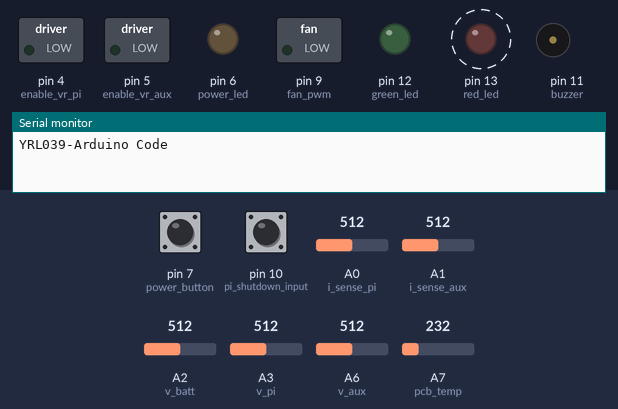
A sketch run on a simulated Arduino Nano, built with avr-gcc and run on an emulated ATmega328P. On the bench: switched loads named in the sketch (green lamp = pin HIGH), output pins drawn as LEDs (lit = HIGH), buzzer (waves = sounding), the last lines printed to the serial monitor. Dashed ring = blinking. The inputs (shaded band) are chosen by the test bench; at power-on: pin 7 (power_button) HIGH, A2 (v_batt) = 512, pin 10 (pi_shutdown_input) HIGH, A0 (i_sense_pi) = 512, A1 (i_sense_aux) = 512, A3 (v_pi) = 512, A6 (v_aux) = 512, A7 (pcb_temp) = 232.

Above: at 1.4 s.
1.5 s: pin 7 (power_button) pulled LOW for 0.15 s
At 2.1 s:
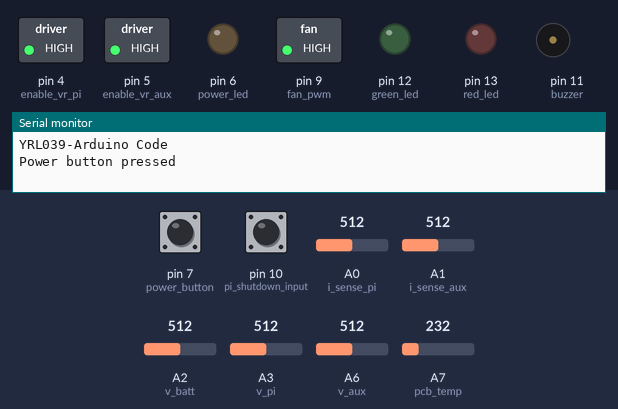
At 2.8 s:
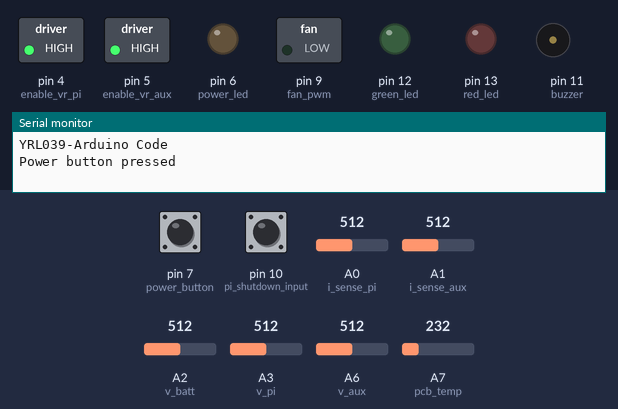
4.5 s: A2 (v_batt) set to 501
7.5 s: A2 (v_batt) set to 485
At 7.86 s:
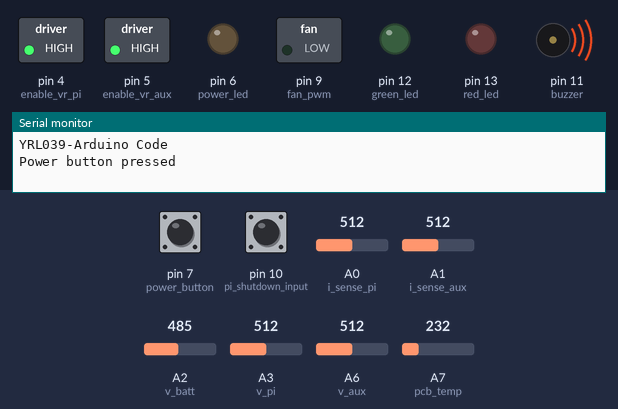
Timing chart, 0 to 16.5 s (numbered marks = the images above; inputs shaded):
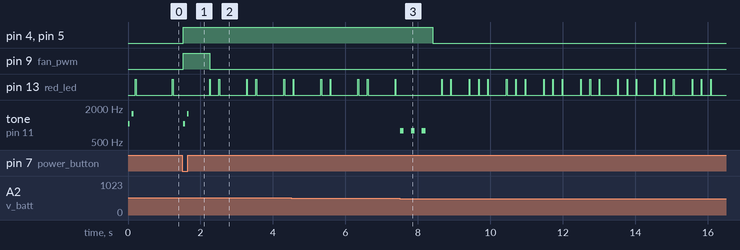

Measured:
- the behaviour switches between 494 and 493 on A2 (v_batt) (found by bisection; images 2 and 3)
- after the input at 1.5 s, pin 4 (enable_vr_pi), pin 5 (enable_vr_aux): LOW → HIGH at once; pin 9 (fan_pwm): LOW → HIGH at once, → LOW 0.72 s later; tone on pin 11 (buzzer): silent → 1047 Hz at once, → silent 0.05 s later, → 1568 Hz 0.05 s later, → silent 0.05 s later
- after the input at 7.5 s, pin 4 (enable_vr_pi), pin 5 (enable_vr_aux): HIGH → LOW after 0.91 s; tone on pin 11 (buzzer): alternates 784 Hz for 0.10 s and silent for 0.20 s, 6 changes in all, then stays silent, starting at once
- by itself, pin 13 (red_led): repeats every 1.0 s: LOW 0.24 s, HIGH 0.02 s, LOW 0.50 s, HIGH 0.02 s, LOW 0.24 s, HIGH 0.02 s

The sketch:

yrl039_arduino.ino
```cpp
// (licence header left out)
#include "yrl039.h"

void setup(){yrl039_setup();}
void loop() {yrl039_loop();}
```

comms.cpp
```cpp
// (licence header left out)
#include "yrl039.h"

//Serial variables
const byte numChars = 32;  //Size of serial string buffer (-1)
char received[numChars];  //Stores the received serial data
char i2c_received[numChars];
char i2c_received_length = 0;
char i2c_register;
boolean new_i2c_data = false;
boolean non_displayed_i2c_data = false;

boolean new_data = false;
int parsed_value = 0;

void i2c_receive_event(int howMany) {
  //static byte ndx = 0;
  byte ndx = 0;
  i2c_register = Wire.read();
  if (howMany > 1) {
    while (Wire.available()) { // loop through all but the last
      i2c_received[ndx] = Wire.read();
      ndx++;
    }
  }
  i2c_received_length = ndx;
  new_i2c_data = true;
  non_displayed_i2c_data = true;
  switch (i2c_register) {

    case 7:
      if (i2c_received_length == 2) {
        //        int speed1 = ((int)i2c_received[0]+128) << 1;
        //        int speed2 = ((int)i2c_received[1]+128) << 1;
        //        if(speed1 > 255) speed1 = speed1 - 512;
        //        if(speed2 > 255) speed2 = speed2 - 512;
        //        set_motor_speeds(speed1,speed2);
        //        Serial.print("M1:");
        //        Serial.print(speed1);
        //        Serial.print(" M2:");
        //        Serial.println(speed2);
        //      }
        break;
      };
  }
}

void process_i2c_data() {
  //  if (non_displayed_i2c_data) {
  //
  //    }
  //    Serial.print("I2C Receive - ");
  //    Serial.print(i2c_register, HEX);
  //    if (i2c_received_length == 0) {
  //      Serial.println(" - No data");
  //    } else {
  //      Serial.print(" - ");
  //      Serial.print(i2c_received_length, HEX);
  //      Serial.print(" [0x");
  //      for (byte i = 0; i < i2c_received_length; i++) {
  //        Serial.print(i2c_received[i], HEX);
  //        if (i + 1 < i2c_received_length) {
  //          Serial.print(",0x");
  //        }
  //      }
  //      Serial.println("]");
  //    }
  //  }
  non_displayed_i2c_data = false;
}

void write_int16_t(int16_t value) {
  byte m_array[2];
  m_array[0] = (value >> 8) & 0xFF;
  m_array[1] = value & 0xFF;
  Wire.write(m_array, 2);
}

void write_int32_t(int32_t value) {
  byte m_array[4];
  m_array[0] = (value >> 24) & 0xFF;
  m_array[1] = (value >> 16) & 0xFF;
  m_array[2] = (value >> 8) & 0xFF;
  m_array[3] = value & 0xFF;
  Wire.write(m_array, 4);
}

void i2c_request_event() {
  if (!new_i2c_data || i2c_received_length > 0) {
    Serial.println("Invalid i2c request");
  } else {
    switch (i2c_register) {
      case 0: Wire.write("yrl039"); break;
      case 1: write_int16_t(stored_adc_value[0]); break;      //Multiple by 0.0172 for V
      case 2: write_int16_t(stored_adc_value[1]); break;        //Multiple by 0.00539 for V
      case 3: write_int16_t(stored_adc_value[2]); break;       //Multiple by 0.00539 for V
      case 4: write_int16_t(stored_adc_value[3]); break;  //Multiple by 0.0043 for I
      case 5: write_int16_t(stored_adc_value[4]); break; //Multiple by 0.0043 for I
      case 6: write_int16_t(stored_adc_value[5]); break;    //Subtract 395 then multiply by 0.171875 for C
      case 8: //Compact all readings into 8-byte data block
              unsigned long stat_block_0 = ((unsigned long) stored_adc_value[0] << 22) + ((unsigned long) stored_adc_value[1] << 12) + (stored_adc_value[2] << 2);
              unsigned long stat_block_1 = ((unsigned long) stored_adc_value[3] << 22) + ((unsigned long) stored_adc_value[4] << 12) + (stored_adc_value[5] << 2);
              byte w_array[8];
              w_array[0] = (stat_block_0 >> 24) & 0xFF;
              w_array[1] = (stat_block_0 >> 16) & 0xFF;
              w_array[2] = (stat_block_0 >> 8) & 0xFF;
              w_array[3] = (stat_block_0) & 0xFF;
              w_array[4] = (stat_block_1 >> 24) & 0xFF;
              w_array[5] = (stat_block_1 >> 16) & 0xFF;
              w_array[6] = (stat_block_1 >> 8) & 0xFF;
              w_array[7] = (stat_block_1) & 0xFF;
              Wire.write(w_array,8);
              break;
    }
    new_i2c_data = false;
  }
}

void check_serial_for_data() {
  static byte ndx = 0;
  char endMarker = '\n';
  char rc;
  while (Serial.available() > 0 && new_data == false) {
    rc = Serial.read();
    if (rc != endMarker) {
      received[ndx] = rc;
      ndx++;
      if (ndx >= numChars) {
        ndx = numChars - 1;
      }
    }
    else {
      received[ndx] = '\0'; // terminate the string
      ndx = 0;
      new_data = true;
      Serial.print("Data received:");
      Serial.println(received);
    }
  }
}

boolean parse_integer_from_serial(int low_limit, int high_limit) {
  char * submessage = received + 1;
  int value;
  value = atoi (submessage); //Read integer from string [note this will like return 0 for invalid strings]
  if (value <= high_limit && value >= low_limit) {
    parsed_value = value;
    return true;
  }
  return false;
}

void process_serial_data() {
  if (new_data == true) {
    Serial.println("Received");
    boolean ok = true;
    boolean show_value = true;
    switch (received[0])
    {
      case 't': if (parse_integer_from_serial(30, 10000)) tone(buzzer, parsed_value); else ok = false; break;
      case 'y': noTone(buzzer); show_value = false; break;
      default: ok = false;
    }

    /**
       Serial commands:
       t [30 to 10000]: Play a tone at given frequency
       y [-----------]: Stop playing tone
    */

    if (debug) {
      if (ok) {
        Serial.print(F("Message: "));
        Serial.print(received[0]);
        if (show_value)Serial.print(parsed_value);
        Serial.println();
      } else {
        Serial.print(F("ERROR: Invalid message "));
        Serial.println(received);
      }
    }
    new_data = false;
  }
}
```

comms.h
```cpp
// (licence header left out)
#ifndef COMMS_H
#define COMMS_H

#include "yrl039.h"

void write_int16_t(int16_t value);
void write_int32_t(int32_t value);
void i2c_request_event(void);
void i2c_receive_event(int howMany);
void check_serial_for_data(void);
void process_serial_data(void);
void process_i2c_data(void);
boolean parse_integer_from_serial(int low_limit, int high_limit);

#endif
```

piezo.cpp
```cpp
// (licence header left out)
#include "yrl039.h"

/**
*  Play a quick intro of the Mario theme
*/
void play_mario() {
  //[E5 E5 E5 C5 E5 G5 G4]
  //  static int mario[7][3] = {{660,70,100},{660,70,200},{660,70,200},{523,70,66},{660,70,200},{784,70,350},{392,70,400}};
  static int mario[7][3] = {{1320, 70, 100}, {1320, 70, 200}, {1320, 70, 200}, {1046, 70, 66}, {1320, 70, 200}, {1568, 70, 350}, {784, 70, 400}};
  for (int i = 0; i < 7; i++) {
    tone(buzzer, mario[i][0], mario[i][1]);
    delay(mario[i][2]);
  }
}

/**
*  Play a upward [positive=true] or downward short 2-note chime
*/
void chime(boolean positive) {
  tone(buzzer, 1047, 50);
  delay(100);
  if (positive) tone(buzzer, 1568, 50);
  else tone(buzzer, 784, 50);
  delay(100);
}

/**
*  Play a short 3-note alert chime
*/
void alert() {
  tone(buzzer, 784, 100);
  delay(300);
  tone(buzzer, 784, 100);
  delay(300);
  tone(buzzer, 784, 100);
  delay(300);
}
```

piezo.h
```cpp
// (licence header left out)
#ifndef PIEZO_H
#define PIEZO_H

#include "yrl039.h"

void play_mario(void);
void chime(boolean positive);
void alert(void);

#endif
```

yrl039.cpp
```cpp
// (licence header left out)
#include "yrl039.h"

unsigned long startMillis;

int power_state = POWER_OFF;
int forced_shutdown_count = 0;
float fan_speed = 0;
boolean power_button_held = false;
boolean log_updated = false;
boolean fan_speed_set = false;
boolean fan_speed_override = false;
boolean force_shutdown = false;
boolean forced_shutdown_checked = false;
int stored_adc_value [6];
int adc_cycle = 0;

void check_for_shutdown() {
  //Pin pi_shutdown_input will be HIGH unless shutdown has been triggered on Pi
  if (force_shutdown || digitalRead(pi_shutdown_input) == LOW) {
    if (use_serial)Serial.println(F("Shutdown pin LOW: Switching off regulator"));
    chime(false);
    disable_vregs();
    delay(2000);
    power_state = POWER_OFF;
    force_shutdown = false;
  }
}

void setPwmFrequency(int divisor) {
  byte mode;
  switch (divisor) {
    case 1: mode = 0x01; break;
    case 8: mode = 0x02; break;
    case 64: mode = 0x03; break;
    case 256: mode = 0x04; break;
    case 1024: mode = 0x05; break;
    default: return;
  }
  TCCR1B = TCCR1B & 0b11111000 | mode;
}

void enable_vregs() {
  digitalWrite(enable_vr_aux, HIGH);
  delay(10);
  digitalWrite(enable_vr_pi, HIGH);
}

void disable_vregs() {
  digitalWrite(enable_vr_pi, LOW);
  delay(2);
  digitalWrite(enable_vr_aux, LOW);
  fan_speed_override = false;
}

/**
   Compare battery voltage to battery_critical reference.  If it is below, do a quick chime, force main V.reg off, enter an endless
   loop blocking booting [in order to boot, the Arduino will need to be reset, but this would generally happen anyway as the battery
   would be changed].  This state shouldn't really be reached as the R-Pi has its own battery monitoring and should shutdown at an
   earlier point.  A reference voltage of around 8.5V is probably a safe choice for use with 3-cell Li-Po batteries.
*/
boolean check_battery() {
  if (stored_adc_value[0] < battery_critical_voltage) {
    //Wait 10mS and check again
    if (use_serial){
      Serial.print(F("Battery voltage reports critically low:"));
      Serial.println(get_battery_voltage());
    }
    delay(10);
    stored_adc_value[0] = analogRead(v_batt);
    if (stored_adc_value[0] < battery_critical_voltage) {
      power_state = BATTERY_FLAT;
      if (use_serial)Serial.println(F("Switching off regulator"));
      alert();
      disable_vregs();
      return false;
    }
  }
  return true;
}

/**
   Sets fan to given float percentage (0=off, 1.0=max speed).  Uses offset of 35/255
*/
void set_fan_speed(float pct_speed) {
  float adj_speed = pct_speed * 220 + 35;
  int speed = (int) adj_speed;
  if (speed < 0) speed = 0;
  if (speed > 255) speed = 255;
  analogWrite(fan_pwm, speed);
  fan_speed_set = true;
}


/**
   Sets fan to given int value (0=off, 220 = max speed)
*/
void set_int_speed(int int_speed) {
  int speed = int_speed + 35;
  if (speed < 0) speed = 0;
  if (speed > 255) speed = 255;
  analogWrite(fan_pwm, speed);
  fan_speed_set = true;
}


void yrl039_setup() {
  // Setup serial console
  Serial.begin(115200);
  Serial.println(F("YRL039-Arduino Code"));
  analogReference(INTERNAL);  //Set ADC to 1.1V

  // Setup power supplies
  pinMode(enable_vr_pi, OUTPUT);
  pinMode(enable_vr_aux, OUTPUT);
  disable_vregs();

  // Setup fan PWM
  setPwmFrequency(1);
  pinMode(fan_pwm, OUTPUT);
  analogWrite(fan_pwm , 0);

  // Setup LEDs
  pinMode(power_led, OUTPUT);
  pinMode(red_led, OUTPUT);
  pinMode(green_led, OUTPUT);
  pinMode(pi_shutdown_input, INPUT_PULLUP);
  pinMode(power_button, INPUT_PULLUP);

  power_state = POWER_OFF;
  stored_adc_value[0] = analogRead(v_batt);
  if (check_battery())chime(true);

  if (use_i2c) {
    Wire.begin(i2c_slave_address);
    Wire.onRequest(i2c_request_event);
    Wire.onReceive(i2c_receive_event);
  }
  startMillis = millis();
}


void yrl039_loop() {
  unsigned long currentMillis = millis() - startMillis;
  if (currentMillis > 1024) currentMillis = currentMillis % 1024;  //Check this against optimsed code!
  switch(adc_cycle){
    case 0: stored_adc_value[0] = analogRead(v_batt);break;
    case 1: stored_adc_value[1] = analogRead(v_pi);break;
    case 2: stored_adc_value[2] = analogRead(v_aux);break;
    case 3: stored_adc_value[3] = analogRead(i_sense_pi);break;
    case 4: stored_adc_value[4] = analogRead(i_sense_aux);break;
    case 5: stored_adc_value[5] = analogRead(pcb_temp); break;
  }

  adc_cycle ++;
  if(adc_cycle > 5) adc_cycle = 0;

  //Check for serial data and print log info
  if (use_serial) {
    check_serial_for_data();
    process_serial_data();
    //If logSerialData flag is true in yrl039.h then print out a voltage\current status line over the serial bus every cycle [irrespective of operating state].  Serial bus only relevant when programming board [eg yrl030] is being used.
    if (logSerialData) {
      if (!log_updated) {
        if (currentMillis % 100 < 5) {
          printout_values();
        }
      } else {
        if (currentMillis % 100 > 5) {
          log_updated = false;
        }
      }
    }
  }

  //Check for I2C data
  if (use_i2c) process_i2c_data();

  switch (power_state) {
    case POWER_OFF:
      //In POWER_OFF state we have the VR disabled; check power button. Blink for 20ms, once a second
      if (digitalRead(red_led)) {
        if (currentMillis > 20) digitalWrite(red_led, 0);
      } else if (currentMillis < 21) digitalWrite(red_led, 1);
      if (digitalRead(power_button) == LOW) {
        Serial.println("Power button pressed");
        delay(20);
        if (check_battery()) {
          power_state = POWER_ON;
          enable_vregs();
          set_fan_speed(1);  // Turn fan on at max output on switch-on
          chime(true);
        }
      }
      break;

    case POWER_ON:
      //Check for forced shutdown
      if (currentMillis < 900) {
        if (!forced_shutdown_checked) {
          power_button_held = !(digitalRead(power_button));
          forced_shutdown_checked = true;
        }
      } else {
        if (forced_shutdown_checked) {
          if (power_button_held)forced_shutdown_count++;
          else forced_shutdown_count = 0;
          if (forced_shutdown_count == 4) force_shutdown = true;
          forced_shutdown_checked = false;
        }
      }
      //Set fan speed (once a second)
      if (!fan_speed_override) {
        if (currentMillis < 20) {
          if (!fan_speed_set) {
            //Original method - read temperature and use FP arithmetic
            //float target_speed = (get_temperature() - pcb_fan_on_temperature) / pcb_fan_temperature_range;
            //set_fan_speed(target_speed);  //Function has bounds checking+flag setting

            //Revised method using ints and stored value.
            //Target speed wants to be zero at (and below) ~ 25C
            //and maximum speed at 40C
            //25C = 580mV [540 adc value]
            //40C = 674mV [628 adc value]
            //So approximate stored_adc_value - threshold[540] * 3
            int target_speed = (stored_adc_value[5] - fan_on_threshold) * 3;
            set_int_speed(target_speed);
          }
        } else fan_speed_set = false;
      }
      //Show heartbeat on RED led (2x20mS long flashes each ~250ms, then off for half a second)
      if (currentMillis < 512) {
        if (digitalRead(red_led)) {
          if (currentMillis % 256 > 20) digitalWrite(red_led, 0);
        } else if (currentMillis % 256 < 21) digitalWrite(red_led, 1);
      }
      check_battery();
      check_for_shutdown();
      break;
    case BATTERY_FLAT:
      if (currentMillis < 768) {
        if (digitalRead(red_led)) {
          if (currentMillis % 256 > 15) digitalWrite(red_led, 0);
        } else if (currentMillis % 256 < 16) digitalWrite(red_led, 1);
      }
      break;
  }
}

/**
  Return the battery voltage.  10 bit ADC, 1.1V = 1023.  [12V = 698] Bat_ref uses 1500K:100K PD:
*/
float get_battery_voltage() {
  return stored_adc_value[0] * 0.0172f;
}

/**
   Return the Pi voltage.  10 bit ADC, 1.1V = 1023.  [5V=927] 5V_ref uses 402K:100K PD:
*/
float get_pi_voltage() {
  return stored_adc_value[1] * 0.00539f;
}

/**
   Return the Aux voltage.  10 bit ADC, 1.1V = 1023. [5V=927] 5V_ref uses 402K:100K PD:
*/
float get_aux_voltage() {
  return stored_adc_value[2] * 0.00539f;
}

/**
   Return the Pi current.  10 bit ADC, 1.1V = 1023.  50x gain, 5mOhm res, 1A = 233.  Theoretical max = 4.3989A
*/
float get_pi_current() {
  return stored_adc_value[3] * 0.0043f;
}

/**
   Return the Aux current. 10 bit ADC, 1.1V = 1023.  50x gain, 5mOhm res, 1A = 233.  Theoretical max = 4.3989A
*/
float get_aux_current() {
  return stored_adc_value[4] * 0.0043f;
}

/**
   Return the temperature [TC1046].  0C=395. 6.25mV/C slope. 10 bit ADC, 1.1 = 1023.
*/
float get_temperature() {
  return (stored_adc_value[5] - 395) * 0.171875f;
}

void printout_values() {
  Serial.print(F("Vin:"));
  Serial.print(get_battery_voltage());
  Serial.print(F(" Vaux:"));
  Serial.print(get_aux_voltage());
  Serial.print(F(" Iaux:"));
  Serial.print(get_aux_current());
  Serial.print(F(" Vpi:"));
  Serial.print(get_pi_voltage());
  Serial.print(F(" Ipi:"));
  Serial.print(get_pi_current());
  Serial.print(F(" Temp:"));
  Serial.println(get_temperature());
  log_updated = true;
}
```

yrl039.h
```cpp
#ifndef YRL039_H
#define YRL039_H

#include <Wire.h>
#include <Math.h>
#include <stdio.h>
#include <stdlib.h>
#include <string.h>
#include "Arduino.h"
#include "comms.h"
#include "piezo.h"

const boolean debug = true;
const boolean logSerialData = false;
const boolean use_serial = false;
const boolean use_i2c = true;

extern int stored_adc_value [6];

const int i2c_slave_address = 0x39;
const int power_good_pi = 2;
const int power_good_aux = 3;
const int enable_vr_pi = 4;
const int enable_vr_aux = 5;
const int power_led = 6;
const int power_button = 7;
const int i_sense_pi = A0;
const int i_sense_aux = A1;
const int v_batt = A2;
const int v_pi = A3;
const int v_aux = A6;
const int pcb_temp = A7;
const int fan_pwm = 9;
const int pi_shutdown_input = 10;
const int buzzer = 11;
const int green_led = 12;
const int red_led = 13;

const int battery_critical_voltage = 494;  //Below this voltage [approx 8.5V], hard-shutdown V.reg.
//const float pcb_fan_on_temperature = 25.0; //Fan will turn on at this temperature
//const float pcb_fan_temperature_range = 15.0; //Fan will be at 100% at this + fan_on_temperature
const int fan_on_threshold = 540; //Approximately 25-degree turn on
const int POWER_OFF = 1;
const int POWER_ON = 2;
const int BATTERY_FLAT = 10;

void printout_values(void);
float get_battery_voltage(void);
float get_pi_voltage(void);
float get_aux_voltage(void);
float get_pi_current(void);
float get_aux_current(void);
float get_temperature(void);

void set_fan_speed(float);
void set_int_speed(int);
void enable_vregs(void);
void disable_vregs(void);
void check_for_shutdown(void);
boolean check_battery(void);
void yrl039_setup(void);
void yrl039_loop(void);

#endif
```
